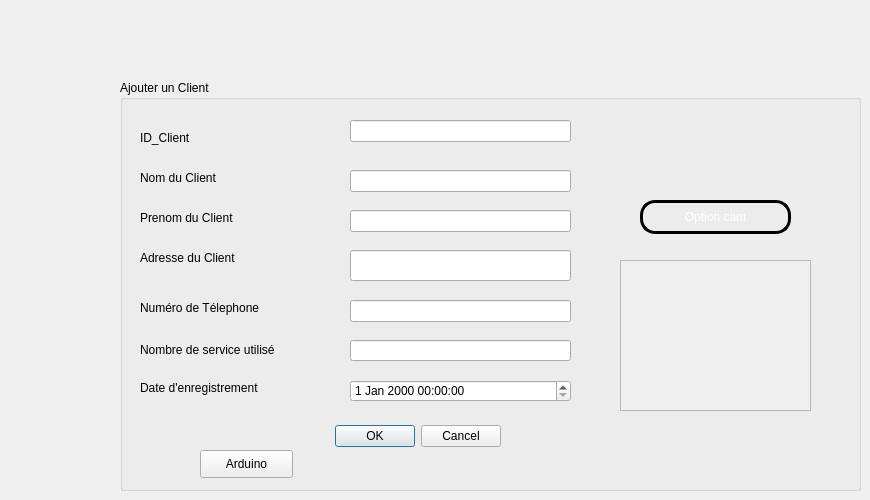
      <widget class="QWidget" name="tab_6">
       <attribute name="title">
        <string>Ajouter</string>
       </attribute>
       <widget class="QGroupBox" name="groupBoxClient">
        <property name="geometry">
         <rect>
          <x>120</x>
          <y>80</y>
          <width>741</width>
          <height>411</height>
         </rect>
        </property>
        <property name="title">
         <string>Ajouter un Client</string>
        </property>
        <widget class="QLabel" name="labelidclient">
         <property name="geometry">
          <rect>
           <x>20</x>
           <y>50</y>
           <width>81</width>
           <height>16</height>
          </rect>
         </property>
         <property name="text">
          <string>ID_Client</string>
         </property>
        </widget>
        <widget class="QLabel" name="labelnomclient">
         <property name="geometry">
          <rect>
           <x>20</x>
           <y>90</y>
           <width>111</width>
           <height>16</height>
          </rect>
         </property>
         <property name="text">
          <string>Nom du Client</string>
         </property>
        </widget>
        <widget class="QLabel" name="labelprenomclient">
         <property name="geometry">
          <rect>
           <x>20</x>
           <y>130</y>
           <width>131</width>
           <height>16</height>
          </rect>
         </property>
         <property name="text">
          <string>Prenom du Client</string>
         </property>
        </widget>
        <widget class="QLabel" name="labeladresseclient">
         <property name="geometry">
          <rect>
           <x>20</x>
           <y>170</y>
           <width>121</width>
           <height>16</height>
          </rect>
         </property>
         <property name="text">
          <string>Adresse du Client</string>
         </property>
        </widget>
        <widget class="QLabel" name="labeltelclient">
         <property name="geometry">
          <rect>
           <x>20</x>
           <y>220</y>
           <width>161</width>
           <height>16</height>
          </rect>
         </property>
         <property name="text">
          <string>Numéro de Télephone</string>
         </property>
        </widget>
        <widget class="QLabel" name="labeldateclient">
         <property name="geometry">
          <rect>
           <x>20</x>
           <y>300</y>
           <width>161</width>
           <height>16</height>
          </rect>
         </property>
         <property name="text">
          <string>Date d'enregistrement</string>
         </property>
        </widget>
        <widget class="QLineEdit" name="le_idclient">
         <property name="geometry">
          <rect>
           <x>230</x>
           <y>40</y>
           <width>221</width>
           <height>22</height>
          </rect>
         </property>
        </widget>
        <widget class="QLineEdit" name="le_nomclient">
         <property name="geometry">
          <rect>
           <x>230</x>
           <y>90</y>
           <width>221</width>
           <height>22</height>
          </rect>
         </property>
        </widget>
        <widget class="QLineEdit" name="le_prenomclient">
         <property name="geometry">
          <rect>
           <x>230</x>
           <y>130</y>
           <width>221</width>
           <height>22</height>
          </rect>
         </property>
        </widget>
        <widget class="QLineEdit" name="le_adresseclient">
         <property name="geometry">
          <rect>
           <x>230</x>
           <y>170</y>
           <width>221</width>
           <height>31</height>
          </rect>
         </property>
        </widget>
        <widget class="QLineEdit" name="le_telclient">
         <property name="geometry">
          <rect>
           <x>230</x>
           <y>220</y>
           <width>221</width>
           <height>22</height>
          </rect>
         </property>
        </widget>
        <widget class="QDateTimeEdit" name="dateclient">
         <property name="geometry">
          <rect>
           <x>230</x>
           <y>300</y>
           <width>221</width>
           <height>22</height>
          </rect>
         </property>
        </widget>
        <widget class="QLabel" name="labelnbclient">
         <property name="geometry">
          <rect>
           <x>20</x>
           <y>260</y>
           <width>171</width>
           <height>20</height>
          </rect>
         </property>
         <property name="text">
          <string>Nombre de service utilisé</string>
         </property>
        </widget>
        <widget class="QLineEdit" name="le_nbserviceclient">
         <property name="geometry">
          <rect>
           <x>230</x>
           <y>260</y>
           <width>221</width>
           <height>21</height>
          </rect>
         </property>
        </widget>
        <widget class="QDialogButtonBox" name="buttonajoutclient">
         <property name="geometry">
          <rect>
           <x>40</x>
           <y>340</y>
           <width>341</width>
           <height>32</height>
          </rect>
         </property>
         <property name="orientation">
          <enum>Qt::Horizontal</enum>
         </property>
         <property name="standardButtons">
          <set>QDialogButtonBox::Cancel|QDialogButtonBox::Ok</set>
         </property>
        </widget>
        <widget class="QPushButton" name="optioncamclient">
         <property name="geometry">
          <rect>
           <x>520</x>
           <y>120</y>
           <width>151</width>
           <height>34</height>
          </rect>
         </property>
         <property name="styleSheet">
          <string notr="true">QPushButton {
color: #ffffff;
border: 3px solid #010203;
font: 8pt &quot;MS Reference Sans Serif&quot;;
border-radius: 15px;
padding: 5px;
background: qradialgradient(cx: 0.3, cy: -0.4,
fx: 0.3, fy: -0.4,
radius: 3, stop: 0 #010203, stop: 1 #c4c9c7);
min-width: 80px;
}

QPushButton:hover {
background: qradialgradient(cx: 0.3, cy: -0.4,
fx: 0.3, fy: -0.4,
radius: 3, stop: 0 #010203, stop: 1 #010203);
}

 QPushButton:pressed {
background: qradialgradient(cx: 0.4, cy: -0.1,
fx: 0.4, fy: -0.1,
radius: 3, stop: 0 #c4c9c7, stop: 1 #c4c9c7);
}</string>
         </property>
         <property name="text">
          <string>Option cam</string>
         </property>
        </widget>
        <widget class="QScrollArea" name="scrollAreaclient">
         <property name="geometry">
          <rect>
           <x>500</x>
           <y>180</y>
           <width>191</width>
           <height>151</height>
          </rect>
         </property>
         <property name="styleSheet">
          <string notr="true">QscrollArea
{
border-radius:9px;
border: 2px solid #000000;
background: qradialgradient(cx: 0.3, cy: -0.4,
fx: 0.0, fy: -0.0,
radius: 1.89, stop: 0 #ffffff, stop: 1 #999);
}</string>
         </property>
         <property name="widgetResizable">
          <bool>true</bool>
         </property>
         <widget class="QWidget" name="scrollAreaWidgetContents">
          <property name="geometry">
           <rect>
            <x>0</x>
            <y>0</y>
            <width>189</width>
            <height>149</height>
           </rect>
          </property>
         </widget>
        </widget>
        <widget class="QPushButton" name="arduinoclient">
         <property name="geometry">
          <rect>
           <x>80</x>
           <y>370</y>
           <width>93</width>
           <height>28</height>
          </rect>
         </property>
         <property name="text">
          <string>Arduino</string>
         </property>
        </widget>
       </widget>
      </widget>
